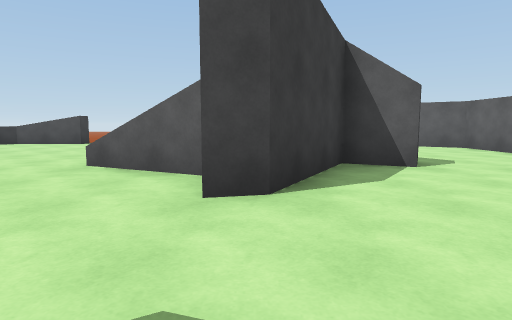
view 1 (above)

24 first-person views from a walk through a 3-D level made in the Unity game engine. The camera is 1.2 m above the floor, tilts 6° down and sees 75° across. The floor is counted in squares, 2 m on a side. Each view is taken from the middle of a square. On the plan, view 1 faces up. The plan holds only what a view shows up to about 10 squares ahead; the rest is blank. The place goes on beyond the plan. The player character is not drawn. Surface patterns are stand-ins for the level's own textures.

view 2
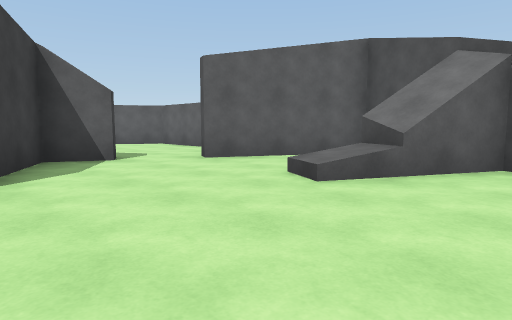

view 3
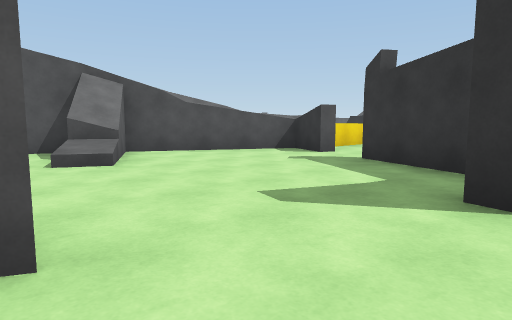

view 4
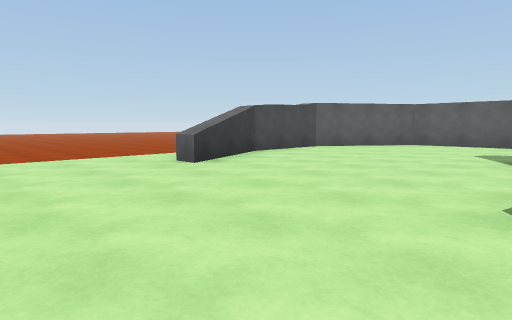

view 5
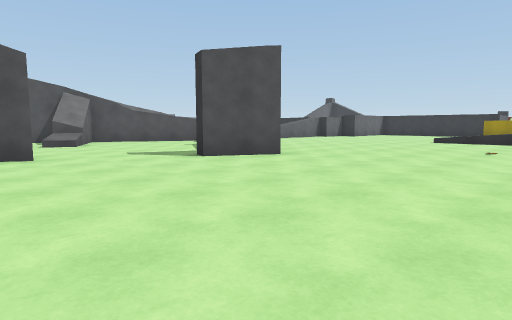

view 6
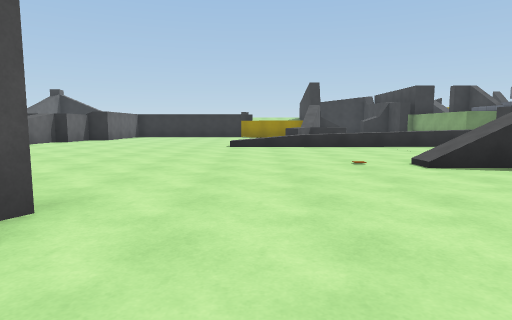

view 7
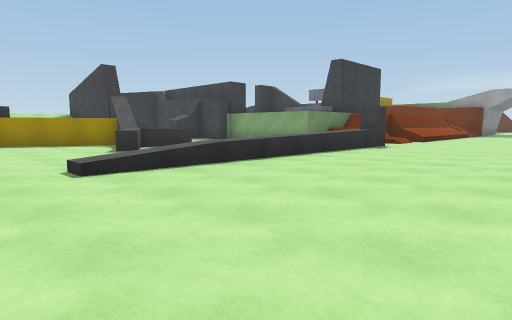

view 8
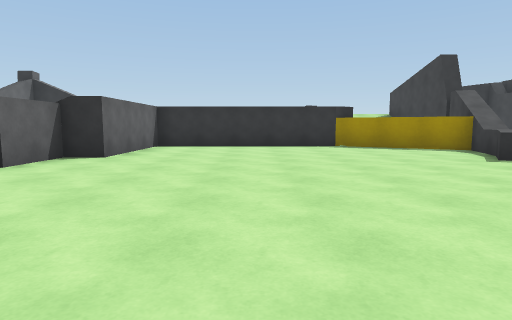

view 9
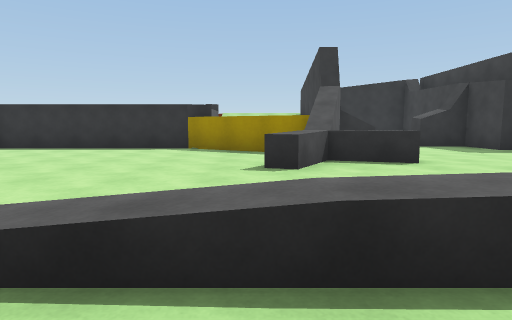

view 10
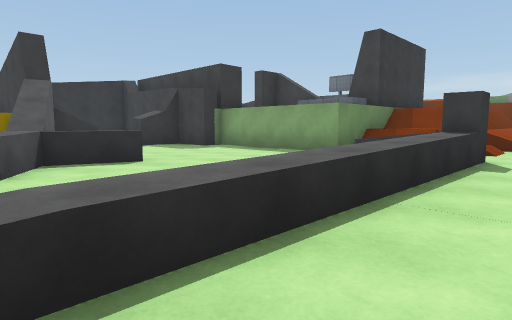

view 11
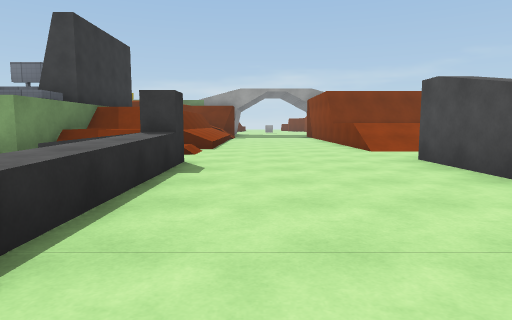

view 12
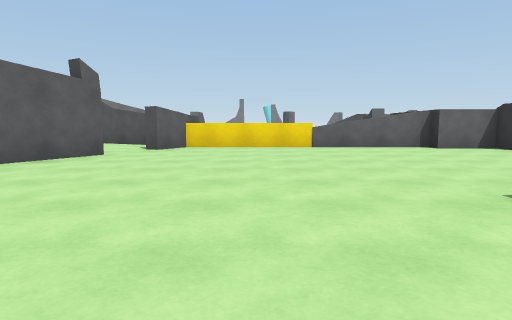

view 13
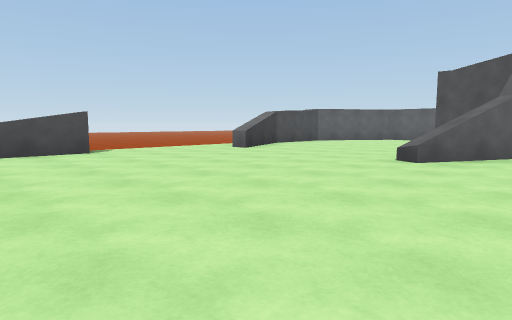

view 14
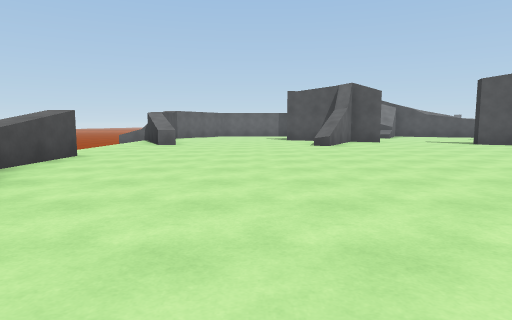

view 15
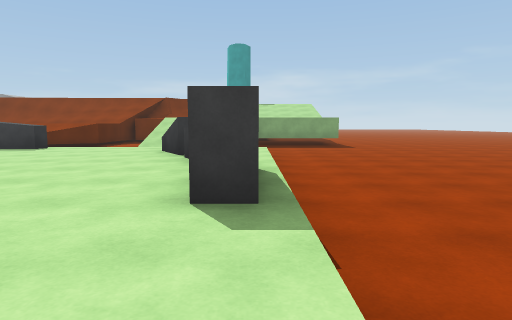

view 16
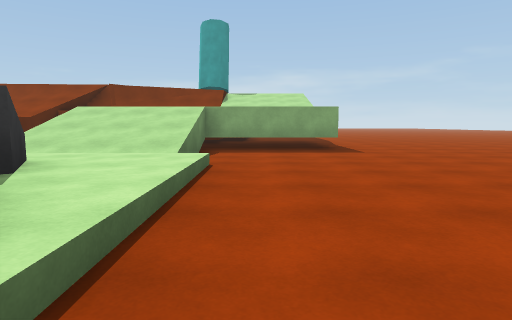

view 17
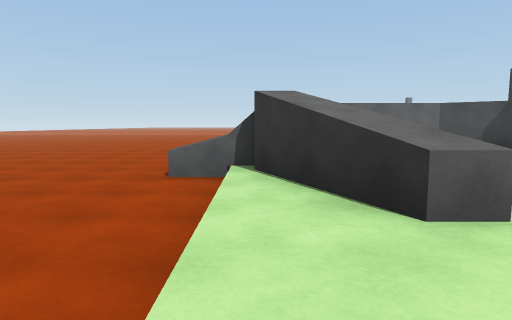

view 18
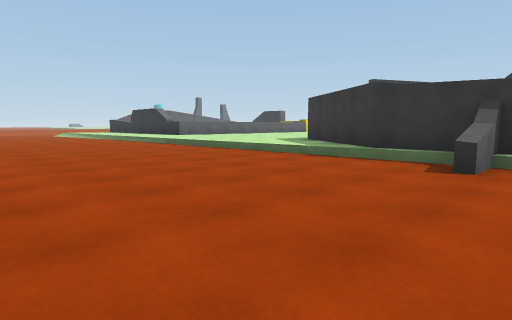

view 19
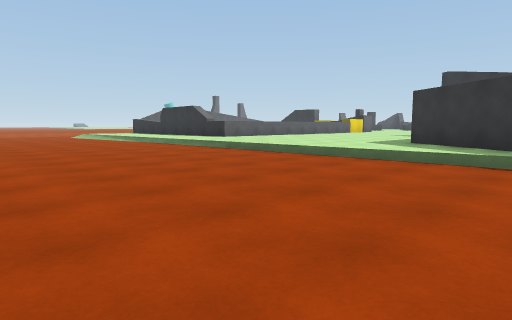

view 20
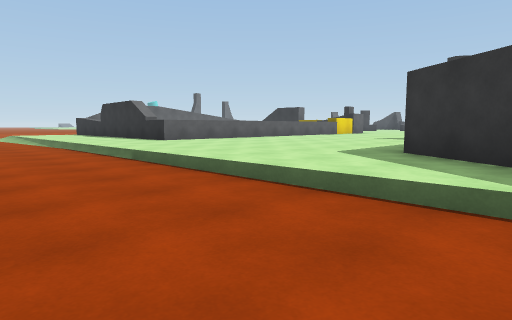

view 21
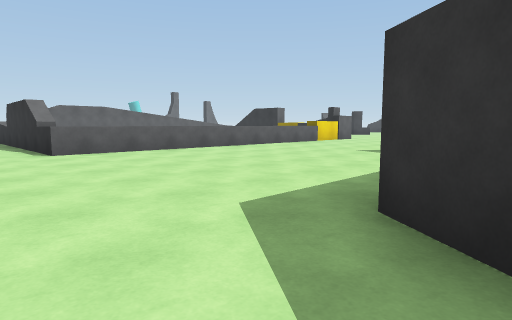

view 22
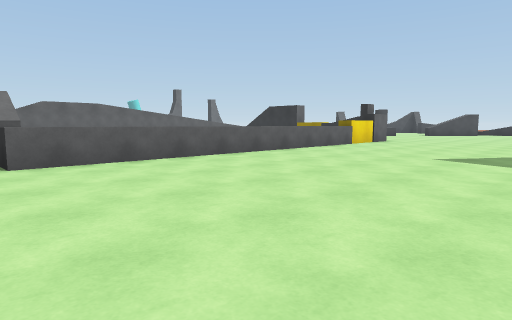

view 23
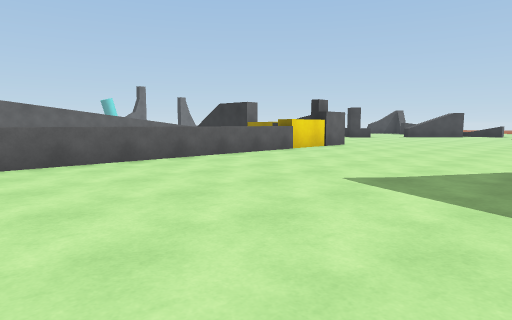

view 24
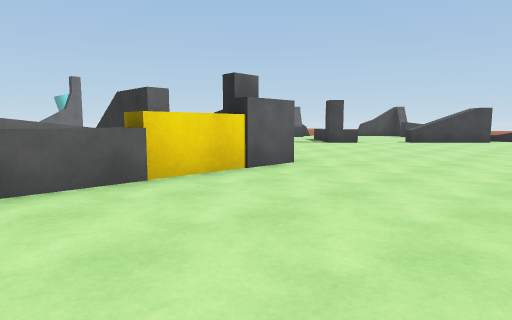

### Floor plan
Key: @ floor where view 1 was taken; # wall or solid block; x gap in a wall; . main floor; - floor 0.25 m lower than the main floor; / step, stairs or slope; = window, fence, low wall or low ledge; ^ raised ledge.
Columns run from 15 left of view 1 to 13 right of it. Each row starts with its distance up from view 1.
 17 -----          --------
 16 -------    --- --------------
 15 --------   ------------------
 14 ---------- ------------------
 13 -----------------------------
 12 ----------------^------------
 11 ////...^^#.....#####.........
 10 ///..#^^.....^^#...##........
  9 ///.^^..............##......^
  8 ///..................#......^
  7    /.................#......^
  6    /.................#......^
  5    //........#..##..##......^
  4       .......####..###......^
  3        ........#.....##.....^
  2         .............  .....^
  1         ...........^   .....^
  0         .....#.@....#  .....^
 -1          ....##.....#  .....^
 -2         ......###...#  .....#
 -3 //     #........#x###  ......
 -4 //.//////.........#.    .....
 -5 ..................^     .....
 -6 ..................^      ....
 -7 ..................^      ....
 -8 ....#======.......^      ....
 -9  ./ ^.............^       ..
-10  // ^     ........#
-11 ####  ............#
-12     .....^=......##
-13     ....^^.......#
-14     .....##......#
-15     #...###^ ....#
-16    ##..##  /######
-17     ##  #
-18         #
-19         #
-20         #

Where each view was taken, in squares from view 1:
view 1: 0 up, 0 right, facing up
view 2: 1 down, 0 right, facing up-right
view 3: 3 up, 2 left, facing down-right
view 4: 5 up, 5 left, facing up-right
view 5: 4 up, 7 left, facing down-right
view 6: 1 up, 4 left, facing down
view 7: 4 down, 2 left, facing down-left
view 8: 6 down, 1 left, facing down
view 9: 7 down, 5 left, facing down
view 10: 7 down, 5 left, facing down-left
view 11: 7 down, 6 left, facing left
view 12: 6 down, 6 left, facing right
view 13: 3 up, 8 left, facing up-right
view 14: 7 up, 12 left, facing right
view 15: 11 up, 3 left, facing left
view 16: 12 up, 7 left, facing left
view 17: 11 up, 4 left, facing right
view 18: 17 up, 0 right, facing down-right
view 19: 17 up, 3 right, facing down-right
view 20: 14 up, 4 right, facing down-right
view 21: 11 up, 5 right, facing down-right
view 22: 10 up, 7 right, facing down-right
view 23: 7 up, 7 right, facing down-right
view 24: 2 up, 9 right, facing down-right
